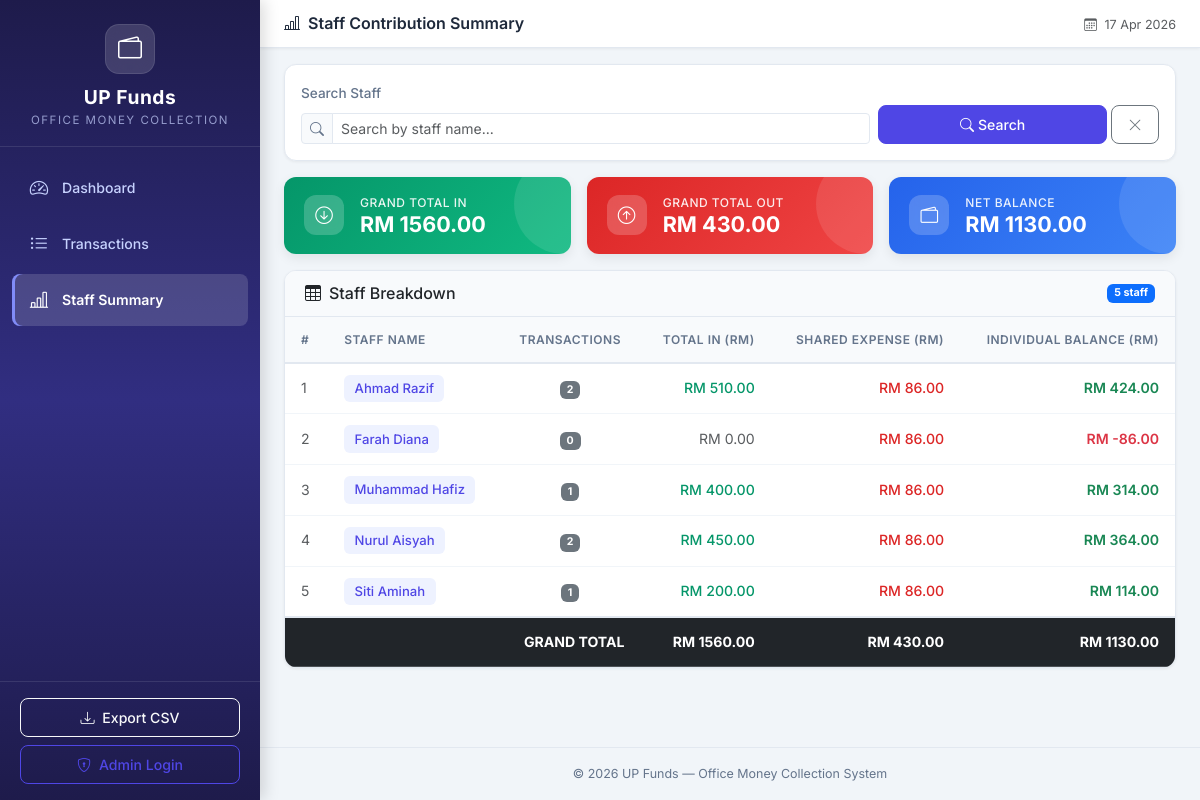
The app's page /summary, older data.
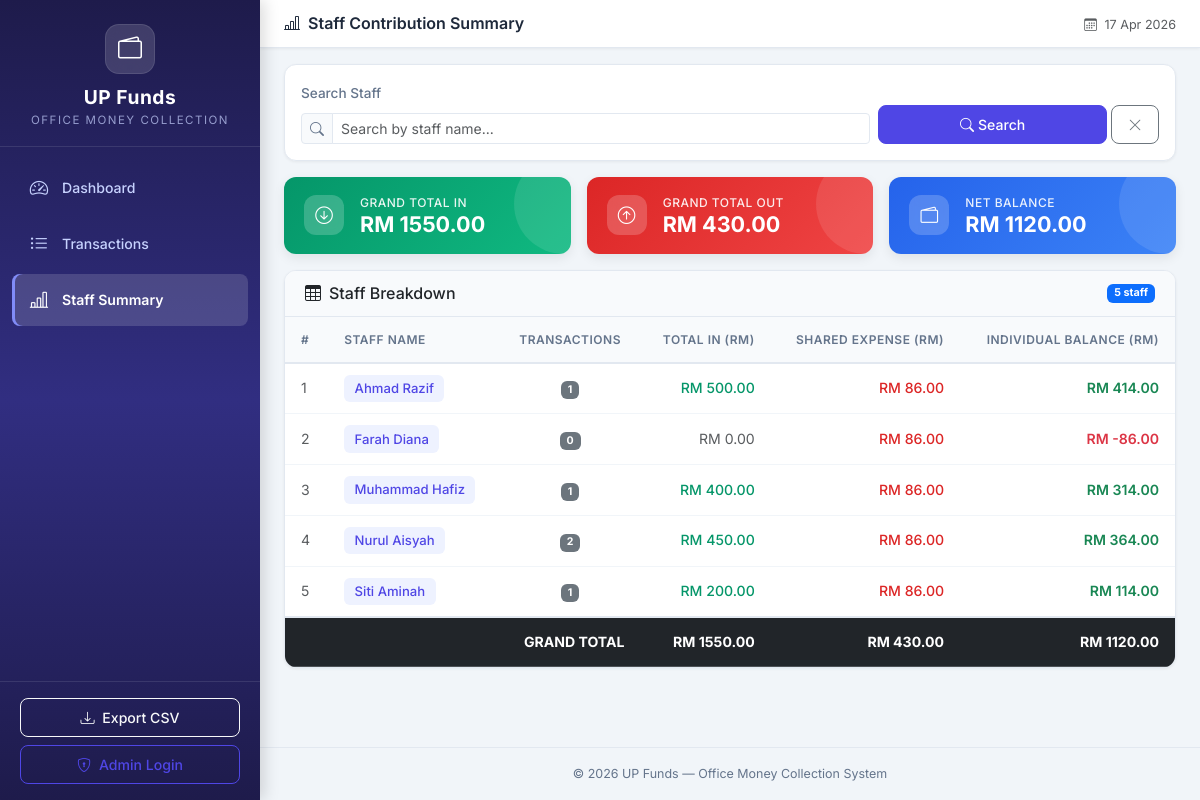
The same page, newer data.
### tables this page shows
CREATE TABLE staff (
            id INTEGER PRIMARY KEY AUTOINCREMENT,
            name TEXT NOT NULL UNIQUE,
            created_at TIMESTAMP DEFAULT CURRENT_TIMESTAMP
        );

### app.py (the view)
@app.route('/summary')
def staff_summary():
    conn = get_db_connection()
    search_query = request.args.get('search', '')
    global_totals = conn.execute('''
        SELECT
            COALESCE(SUM(amount_in), 0) as total_in,
            COALESCE(SUM(amount_out), 0) as total_out
        FROM cash_records
    ''').fetchone()
    grand_total_in = global_totals['total_in']
    grand_total_out = global_totals['total_out']
    grand_balance = grand_total_in - grand_total_out
    total_staff = conn.execute('SELECT COUNT(*) as count FROM staff').fetchone()['count']
    shared_expense = grand_total_out / total_staff if total_staff > 0 else 0
    query = '''
        SELECT
            s.id,
            s.name,
            COALESCE(SUM(cr.amount_in), 0) as total_in,
            COUNT(CASE WHEN cr.amount_in > 0 THEN cr.id END) as transaction_count
        FROM staff s
        LEFT JOIN cash_records cr ON s.id = cr.staff_id
    '''
    params = []
    if search_query:
        query += ' WHERE s.name LIKE ?'
        params.append(f'%{search_query}%')
    query += ' GROUP BY s.id, s.name ORDER BY s.name'
    summary_raw = conn.execute(query, params).fetchall()
    summary = []
    for row in summary_raw:
        summary.append({
            'name': row['name'],
            'transaction_count': row['transaction_count'],
            'total_in': row['total_in'],
            'shared_expense': shared_expense,
            'net_balance': row['total_in'] - shared_expense
        })
    conn.close()
    return render_template('summary.html',
                           summary=summary,
                           grand_total_in=grand_total_in,
                           grand_total_out=grand_total_out,
                           grand_balance=grand_balance,
                           search_query=search_query)

### app.py (called while the page is built)
@app.context_processor
def inject_now():
    is_admin = session.get('role') == 'admin'
    return {'now': datetime.now(), 'is_admin': is_admin}

### database.py (called while the page is built)
def get_db_connection():
    conn = sqlite3.connect(DATABASE_PATH)
    conn.row_factory = sqlite3.Row  # Access columns by name
    conn.execute("PRAGMA foreign_keys = ON")  # Enable foreign key support
    return conn

### templates/summary.html (shortened to what the changed rows need)
{% extends 'base.html' %}
{% block content %}
<div class="row g-3 mb-3">
    <div class="col-md-4">
        <div class="summary-card card-green" style="padding: 1rem 1.25rem;">
            <div class="card-info">
                <p class="card-label mb-0">Grand Total In</p>
                <h5 class="card-value mb-0">RM {{ "%.2f"|format(grand_total_in) }}</h5>
            </div>
        </div>
    </div>
    <div class="col-md-4">
        <div class="summary-card card-blue" style="padding: 1rem 1.25rem;">
            <div class="card-info">
                <p class="card-label mb-0">Net Balance</p>
                <h5 class="card-value mb-0">RM {{ "%.2f"|format(grand_balance) }}</h5>
            </div>
        </div>
    </div>
</div>
<div class="card content-card">
    <div class="card-body p-0">
        {% if summary %}
        <div class="table-responsive">
            <table class="table table-hover mb-0">
                <thead>
                    <tr>
                        <th>#</th>
                        <th>Staff Name</th>
                        <th class="text-center">Transactions</th>
                        <th class="text-end">Total In (RM)</th>
                        <th class="text-end">Shared Expense (RM)</th>
                        <th class="text-end">Individual Balance (RM)</th>
                    </tr>
                </thead>
                <tbody>
                    {% for row in summary %}
                    <tr>
                        <td class="text-muted">{{ loop.index }}</td>
                        <td>
                            <span class="staff-badge">{{ row['name'] }}</span>
                        </td>
                        <td class="text-center">
                            <span class="badge bg-secondary">{{ row['transaction_count'] }}</span>
                        </td>
                        <td class="text-end">
                            {% if row['total_in'] > 0 %}
                                <span class="amount-in">RM {{ "%.2f"|format(row['total_in']) }}</span>
                            {% else %}
                                <span class="text-muted">RM 0.00</span>
                            {% endif %}
                        </td>
                        <td class="text-end">
                            {% if row['shared_expense'] > 0 %}
                                <span class="amount-out">RM {{ "%.2f"|format(row['shared_expense']) }}</span>
                            {% else %}
                                <span class="text-muted">RM 0.00</span>
                            {% endif %}
                        </td>
                        <td class="text-end">
                            <span class="fw-semibold {% if row['net_balance'] >= 0 %}text-success{% else %}text-danger{% endif %}">
                                RM {{ "%.2f"|format(row['net_balance']) }}
                            </span>
                        </td>
                    </tr>
                    {% endfor %}
                </tbody>
                <tfoot>
                    <tr class="table-dark fw-bold">
                        <td colspan="3" class="text-end">GRAND TOTAL</td>
                        <td class="text-end">RM {{ "%.2f"|format(grand_total_in) }}</td>
                        <td class="text-end">RM {{ "%.2f"|format(grand_total_out) }}</td>
                        <td class="text-end">RM {{ "%.2f"|format(grand_balance) }}</td>
                    </tr>
                </tfoot>
            </table>
        </div>
        {% endif %}
    </div>
</div>
{% endblock %}

Row changes from the older to the newer data that the page shows:
changed staff "Ahmad Razif": transaction_count "2" → "1"; total_in "510.00" → "500.00"; net_balance "424.00" → "414.00"
Text that changed along with them:
{{ "%.2f"|format(grand_total_in) }}: "1560.00" → "1550.00"
{{ "%.2f"|format(grand_balance) }}: "1130.00" → "1120.00"
